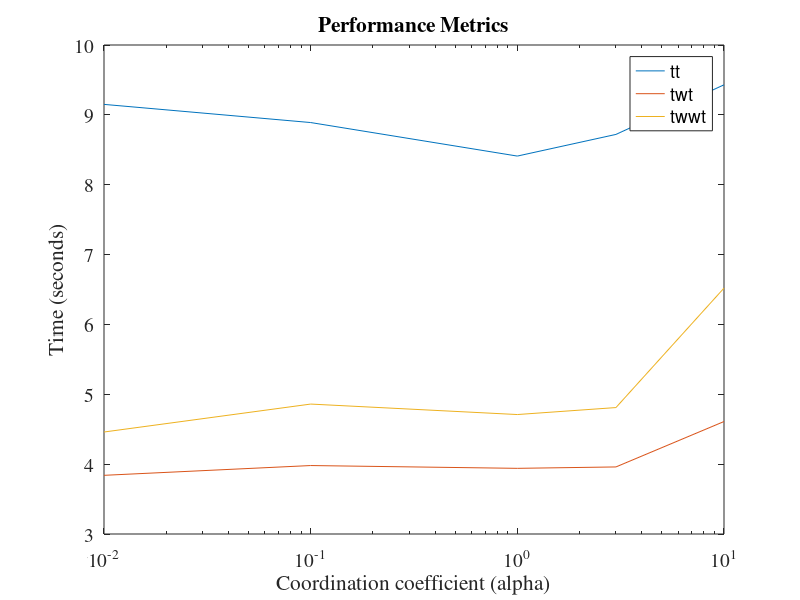

Recreate this plot in MATLAB.
% Plot alpha
% custom algorithm
% phi = .05, switch_thresh = 2, wait_threash = .1
% spawn_rate = .8 (main road is doubled)

alpha = [0, .01, .1, 1, 3, 10];
tt = [8.9, 9.15, 8.89, 8.41, 8.72, 9.43];
twt = [3.9, 3.84, 3.98, 3.94, 3.96, 4.61];
twwt = [4.72, 4.46, 4.86, 4.71, 4.81, 6.52];

figure
semilogx(alpha, tt)
hold on
semilogx(alpha, twt)
semilogx(alpha, twwt)
title('Performance Metrics')
xlabel('Coordination coefficient (alpha)')
ylabel('Time (seconds)')
legend('tt','twt','twwt')
ax = gca;
set(ax,'FontName','Times')
set(ax,'FontSize',14)